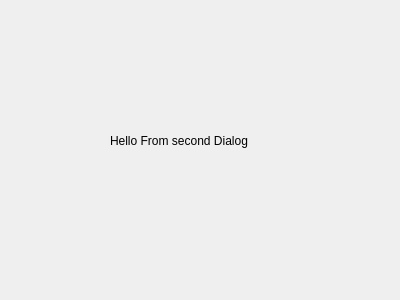
<?xml version="1.0" encoding="UTF-8"?>
<ui version="4.0">
 <class>SecDialog</class>
 <widget class="QDialog" name="SecDialog">
  <property name="geometry">
   <rect>
    <x>0</x>
    <y>0</y>
    <width>400</width>
    <height>300</height>
   </rect>
  </property>
  <property name="windowTitle">
   <string>Dialog</string>
  </property>
  <widget class="QLabel" name="label">
   <property name="geometry">
    <rect>
     <x>110</x>
     <y>110</y>
     <width>151</width>
     <height>61</height>
    </rect>
   </property>
   <property name="text">
    <string>Hello From second Dialog</string>
   </property>
  </widget>
 </widget>
 <resources/>
 <connections/>
</ui>
